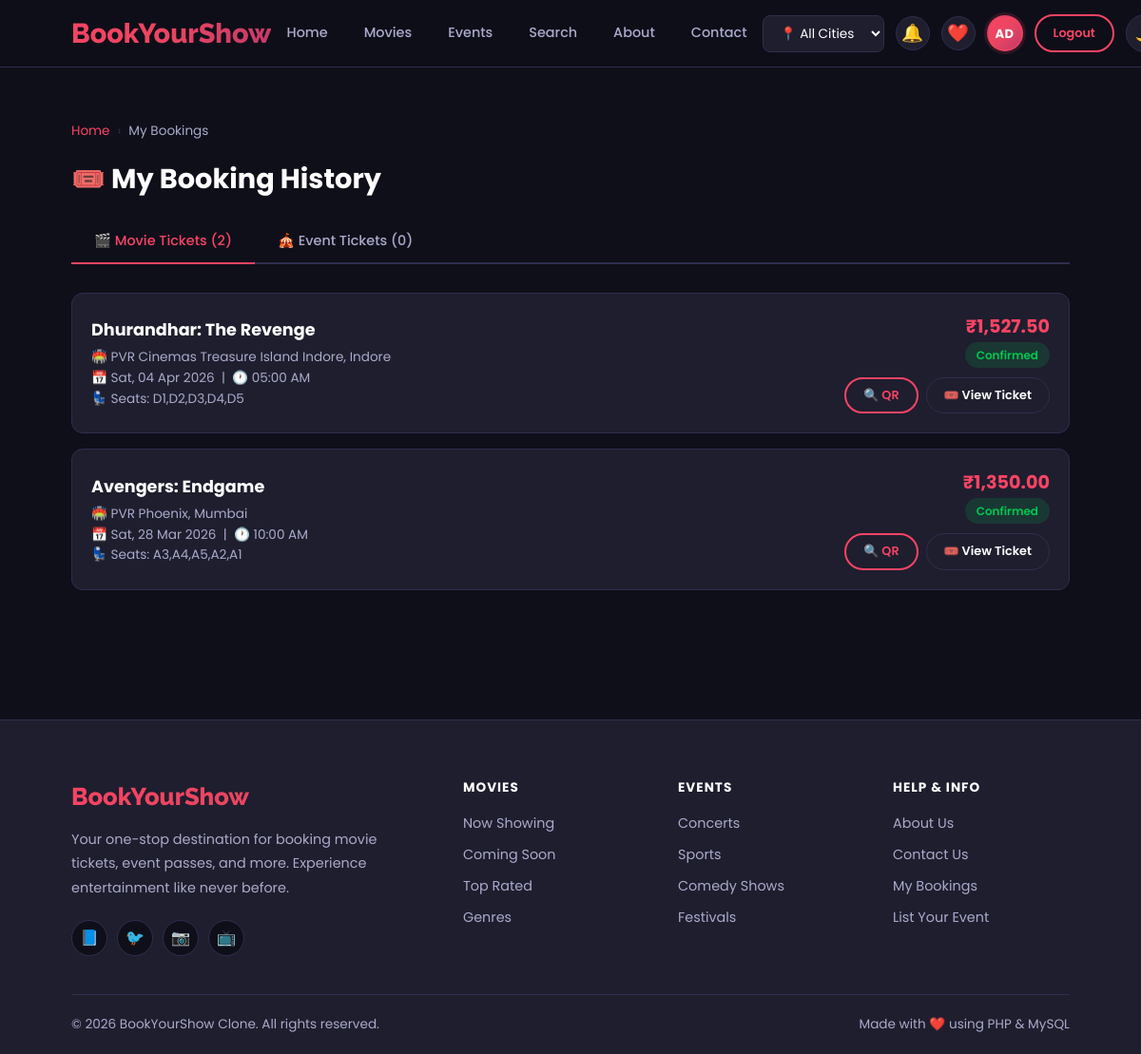
The app's page /booking-history.php (signed in) with its own data.
### tables this page shows
CREATE TABLE `bookings` (
  `booking_id` int(11) NOT NULL AUTO_INCREMENT,
  `user_id` int(11) DEFAULT NULL,
  `show_id` int(11) DEFAULT NULL,
  `seats` varchar(100) DEFAULT NULL,
  `total_price` decimal(10,2) DEFAULT NULL,
  `booking_date` timestamp NOT NULL DEFAULT current_timestamp(),
  `booking_status` varchar(50) DEFAULT 'confirmed',
  `coupon_code` varchar(50) DEFAULT NULL,
  PRIMARY KEY (`booking_id`),
  KEY `user_id` (`user_id`),
  KEY `show_id` (`show_id`),
  CONSTRAINT `bookings_ibfk_1` FOREIGN KEY (`user_id`) REFERENCES `users` (`user_id`),
  CONSTRAINT `bookings_ibfk_2` FOREIGN KEY (`show_id`) REFERENCES `shows` (`show_id`)
);

CREATE TABLE `movies` (
  `movie_id` int(11) NOT NULL AUTO_INCREMENT,
  `title` varchar(150) DEFAULT NULL,
  `description` text DEFAULT NULL,
  `genre` varchar(100) DEFAULT NULL,
  `duration` varchar(20) DEFAULT NULL,
  `language` varchar(50) DEFAULT NULL,
  `release_date` date DEFAULT NULL,
  `poster` varchar(255) DEFAULT NULL,
  `banner_image` varchar(255) DEFAULT '',
  `trailer_url` varchar(255) DEFAULT NULL,
  `rating` decimal(2,1) DEFAULT NULL,
  `status` enum('active','inactive') DEFAULT 'active',
  `is_slider_ad` tinyint(1) DEFAULT 0,
  PRIMARY KEY (`movie_id`)
);

CREATE TABLE `theatres` (
  `theatre_id` int(11) NOT NULL AUTO_INCREMENT,
  `theatre_name` varchar(150) DEFAULT NULL,
  `city` varchar(100) DEFAULT NULL,
  `location` varchar(255) DEFAULT NULL,
  `map_link` varchar(500) DEFAULT '',
  `is_verified` tinyint(4) DEFAULT 0,
  `added_by` int(11) DEFAULT NULL,
  `licence_status` enum('pending','approved','rejected') DEFAULT 'approved',
  PRIMARY KEY (`theatre_id`)
);

CREATE TABLE `shows` (
  `show_id` int(11) NOT NULL AUTO_INCREMENT,
  `movie_id` int(11) DEFAULT NULL,
  `theatre_id` int(11) DEFAULT NULL,
  `show_date` date DEFAULT NULL,
  `show_time` time DEFAULT NULL,
  `language` varchar(50) DEFAULT 'Hindi',
  `operator_id` int(11) DEFAULT NULL,
  `status` enum('pending','active','cancelled') DEFAULT 'active',
  `price` decimal(10,2) DEFAULT NULL,
  PRIMARY KEY (`show_id`),
  KEY `movie_id` (`movie_id`),
  KEY `theatre_id` (`theatre_id`),
  CONSTRAINT `shows_ibfk_1` FOREIGN KEY (`movie_id`) REFERENCES `movies` (`movie_id`),
  CONSTRAINT `shows_ibfk_2` FOREIGN KEY (`theatre_id`) REFERENCES `theatres` (`theatre_id`)
);

### booking-history.php (the view, shortened to what this page needs)
<?php
require_once 'config/config.php';
$uid = (int)$_SESSION['user_id'];
$movieBookings = $conn->query("
    SELECT b.*, m.title, t.theatre_name, t.city, s.show_date, s.show_time,
           p.payment_method, p.payment_status
    FROM bookings b
    JOIN shows s ON b.show_id = s.show_id
    JOIN movies m ON s.movie_id = m.movie_id
    JOIN theatres t ON s.theatre_id = t.theatre_id
    LEFT JOIN payments p ON b.booking_id = p.booking_id
    WHERE b.user_id = $uid
    ORDER BY b.booking_date DESC
");
$eventBookings = $conn->query("
    SELECT eb.*, e.event_name, e.event_date, e.location
    FROM event_bookings eb
    JOIN events e ON eb.event_id = e.event_id
    WHERE eb.user_id = $uid
    ORDER BY eb.booking_date DESC
");
include 'includes/header.php';
?>
<div class="container" style="padding:40px 15px;">
    <div class="breadcrumb"><a href="index.php">Home</a> <span class="separator">›</span><span>My Bookings</span></div>
    <h2 class="section-title" style="margin-bottom:20px;">🎟️ My Booking History</h2>
    <div class="tabs">
        <button class="tab-btn active" onclick="switchTab('movie',this)">🎬 Movie Tickets (<?php echo $movieBookings->num_rows; ?>)</button>
        <button class="tab-btn" onclick="switchTab('event',this)">🎪 Event Tickets (<?php echo $eventBookings->num_rows; ?>)</button>
    </div>
    <div id="tab-movie">
        <?php if ($movieBookings->num_rows === 0): ?>
        <div style="text-align:center;padding:60px;color:var(--text-muted);">
            <div style="font-size:3rem;">🎬</div>
            <p>No movie bookings yet.</p>
            <a href="movies.php" class="btn btn-primary" style="margin-top:16px;">Browse Movies</a>
        </div>
        <?php else: while($b = $movieBookings->fetch_assoc()): ?>
        <div style="background:var(--bg-card);border:1px solid var(--border);border-radius:var(--radius);padding:20px;margin-bottom:16px;display:flex;justify-content:space-between;align-items:center;flex-wrap:wrap;gap:16px;">
            <div style="flex:1;">
                <div style="font-size:1.1rem;font-weight:700;"><?php echo htmlspecialchars($b['title']); ?></div>
                <div style="color:var(--text-muted);font-size:0.85rem;margin-top:4px;">
                    🏟️ <?php echo htmlspecialchars($b['theatre_name']); ?>, <?php echo htmlspecialchars($b['city']); ?><br>
                    📅 <?php echo date('D, d M Y', strtotime($b['show_date'])); ?> &nbsp;|&nbsp; 🕐 <?php echo date('h:i A', strtotime($b['show_time'])); ?><br>
                    💺 Seats: <?php echo htmlspecialchars($b['seats']); ?>
                </div>
            </div>
            <div style="text-align:right;">
                <div style="font-size:1.2rem;font-weight:700;color:var(--primary);">₹<?php echo number_format($b['total_price'],2); ?></div>
                <span class="badge badge-success"><?php echo ucfirst($b['booking_status']); ?></span>
                <div style="margin-top:10px;display:flex;gap:8px;justify-content:flex-end;">
                    <button type="button" onclick="showQR('BMS<?php echo str_pad($b['booking_id'], 6, '0', STR_PAD_LEFT); ?>')" class="btn btn-outline btn-sm">🔍 QR</button>
                    <a href="payment-success.php?booking_id=<?php echo $b['booking_id']; ?>" class="btn btn-dark btn-sm">🎟️ View Ticket</a>
                </div>
            </div>
        </div>
        <?php endwhile; endif; ?>
    </div>
</div>
<?php include 'includes/footer.php'; ?>

### css/style.css (style rules this page uses)
:root { --primary: #f84464; --primary-dark: #d63655; --secondary: #1a1a2e; --accent: #e94560; --bg-dark: #0f0f1a; --bg-card: #1e1e2e; --bg-light: #f8f9fa; --text-light: #ffffff; --text-muted: #aaaacc; --text-dark: #1a1a2e; --border: #2e2e4e; --gold: #ffd700; --green: #00c851; --gradient: linear-gradient(135deg, #f84464 0%, #e94560 50%, #c0386a 100%); --gradient-dark: linear-gradient(135deg, #1a1a2e 0%, #0f0f1a 100%); --shadow: 0 10px 40px rgba(248, 68, 100, 0.2); --shadow-card: 0 4px 20px rgba(0, 0, 0, 0.3); --radius: 12px; --radius-sm: 8px; --transition: all 0.3s ease; }
* { margin: 0; padding: 0; box-sizing: border-box; }
html { scroll-behavior: smooth; }
body { font-family: 'Poppins', sans-serif; background-color: var(--bg-dark); color: var(--text-light); line-height: 1.6; transition: var(--transition); }
a { text-decoration: none; color: inherit; transition: var(--transition); }
input, select, textarea, button { font-family: 'Poppins', sans-serif; }
.container { width: 90%; max-width: 1200px; margin: 0 auto; padding: 0 15px; }
.section-title { font-size: 1.8rem; font-weight: 700; color: var(--text-light); margin-bottom: 8px; }
.btn { display: inline-flex; align-items: center; gap: 8px; padding: 12px 28px; border-radius: 50px; font-weight: 600; font-size: 0.9rem; cursor: pointer; border: none; transition: var(--transition); text-decoration: none; }
.btn-outline { background: transparent; border: 2px solid var(--primary); color: var(--primary); }
.btn-dark { background: var(--bg-card); color: var(--text-light); border: 1px solid var(--border); }
.btn-sm { padding: 8px 18px; font-size: 0.8rem; }
.badge { display: inline-block; padding: 4px 12px; border-radius: 50px; font-size: 0.75rem; font-weight: 600; }
.badge-success { background: rgba(0,200,81,0.15); color: var(--green); }
.tabs { display: flex; gap: 0; border-bottom: 2px solid var(--border); margin-bottom: 30px; }
.tab-btn { padding: 12px 24px; background: none; border: none; color: var(--text-muted); cursor: pointer; font-size: 0.9rem; font-weight: 500; border-bottom: 2px solid transparent; margin-bottom: -2px; transition: var(--transition); }
.tab-btn.active, .tab-btn:hover { color: var(--primary); border-bottom-color: var(--primary); }
.breadcrumb { display: flex; align-items: center; gap: 8px; padding: 16px 0; font-size: 0.85rem; color: var(--text-muted); }
.breadcrumb a { color: var(--primary); }
.breadcrumb .separator { color: var(--border); }

### records on screen
bookings: movies.title "Dhurandhar: The Revenge", theatres.theatre_name "PVR Cinemas Treasure Island Indore", theatres.city "Indore", show.show_date "Sat, 04 Apr 2026", show.show_time "05:00 AM", seats "D1,D2,D3,D4,D5", total_price "1,527.50", booking_status "Confirmed"
bookings: movies.title "Avengers: Endgame", theatres.theatre_name "PVR Phoenix", theatres.city "Mumbai", show.show_date "Sat, 28 Mar 2026", show.show_time "10:00 AM", seats "A3,A4,A5,A2,A1", total_price "1,350.00", booking_status "Confirmed"

### other values on screen
$userInitials ?: '👤' "AD"
$movieBookings->num_rows "2"
$eventBookings->num_rows "0"
